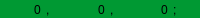
                        <widget class="QWidget" name="widCoordinate5" native="true">
                         <property name="maximumSize">
                          <size>
                           <width>16777215</width>
                           <height>18</height>
                          </size>
                         </property>
                         <property name="styleSheet">
                          <string notr="true">background-color: rgb(0, 153, 51);</string>
                         </property>
                         <layout class="QHBoxLayout" name="horizontalLayout_56">
                          <property name="spacing">
                           <number>1</number>
                          </property>
                          <property name="leftMargin">
                           <number>5</number>
                          </property>
                          <property name="topMargin">
                           <number>1</number>
                          </property>
                          <property name="rightMargin">
                           <number>5</number>
                          </property>
                          <property name="bottomMargin">
                           <number>0</number>
                          </property>
                          <item>
                           <widget class="QLineEdit" name="edtCoor5X">
                            <property name="maximumSize">
                             <size>
                              <width>40</width>
                              <height>20</height>
                             </size>
                            </property>
                            <property name="font">
                             <font>
                              <pointsize>9</pointsize>
                             </font>
                            </property>
                            <property name="text">
                             <string>0</string>
                            </property>
                            <property name="frame">
                             <bool>false</bool>
                            </property>
                            <property name="alignment">
                             <set>Qt::AlignRight|Qt::AlignTrailing|Qt::AlignVCenter</set>
                            </property>
                           </widget>
                          </item>
                          <item>
                           <widget class="QLabel" name="label_110">
                            <property name="text">
                             <string>,</string>
                            </property>
                           </widget>
                          </item>
                          <item>
                           <widget class="QLineEdit" name="edtCoor5Y">
                            <property name="maximumSize">
                             <size>
                              <width>40</width>
                              <height>20</height>
                             </size>
                            </property>
                            <property name="font">
                             <font>
                              <pointsize>9</pointsize>
                             </font>
                            </property>
                            <property name="text">
                             <string>0</string>
                            </property>
                            <property name="frame">
                             <bool>false</bool>
                            </property>
                            <property name="alignment">
                             <set>Qt::AlignRight|Qt::AlignTrailing|Qt::AlignVCenter</set>
                            </property>
                           </widget>
                          </item>
                          <item>
                           <widget class="QLabel" name="label_111">
                            <property name="text">
                             <string>,</string>
                            </property>
                           </widget>
                          </item>
                          <item>
                           <widget class="QLineEdit" name="edtCoor5Z">
                            <property name="maximumSize">
                             <size>
                              <width>40</width>
                              <height>20</height>
                             </size>
                            </property>
                            <property name="font">
                             <font>
                              <pointsize>9</pointsize>
                             </font>
                            </property>
                            <property name="text">
                             <string>0</string>
                            </property>
                            <property name="frame">
                             <bool>false</bool>
                            </property>
                            <property name="alignment">
                             <set>Qt::AlignRight|Qt::AlignTrailing|Qt::AlignVCenter</set>
                            </property>
                           </widget>
                          </item>
                          <item>
                           <widget class="QLabel" name="label_112">
                            <property name="text">
                             <string>;</string>
                            </property>
                           </widget>
                          </item>
                         </layout>
                        </widget>
